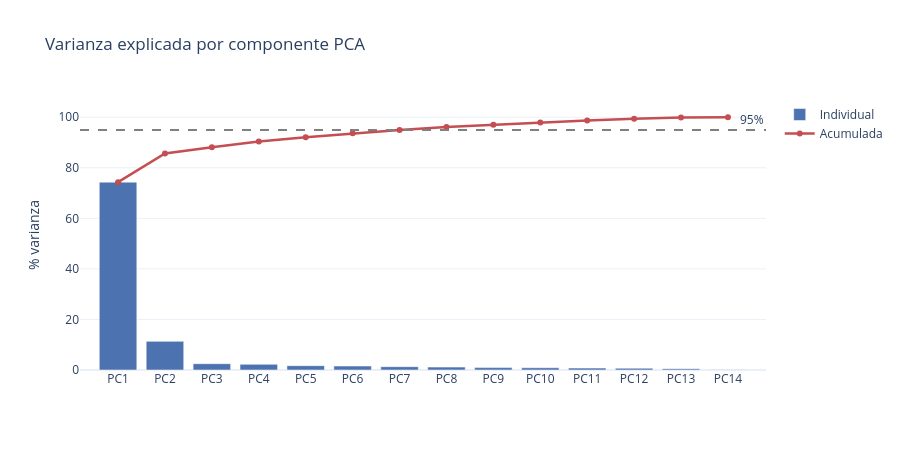

The cell this chart's notebook holds for it:
### Code cell
pca_full = PCA(n_components=len(USEFUL_SENSORS))
pca_full.fit(last_cycle_scaled[USEFUL_SENSORS])

cumulative = np.cumsum(pca_full.explained_variance_ratio_) * 100
individual = pca_full.explained_variance_ratio_ * 100

fig = go.Figure()
fig.add_trace(go.Bar(
    x=[f"PC{i+1}" for i in range(len(individual))],
    y=individual,
    name="Individual",
    marker_color="#4C72B0",
))
fig.add_trace(go.Scatter(
    x=[f"PC{i+1}" for i in range(len(cumulative))],
    y=cumulative,
    name="Acumulada",
    marker_color="#C44E52",
    line=dict(width=2.5),
))
fig.add_hline(y=95, line_dash="dash", line_color="gray", annotation_text="95%")
fig.update_layout(
    title="Varianza explicada por componente PCA",
    yaxis_title="% varianza",
    template="plotly_white",
    height=450,
)
fig.show()

### Figure 1 — Plotly figure (JSON) as saved in the notebook; plotly's stock layout.template omitted (floating-point values rounded to 4 significant figures)
{"data": [{"marker": {"color": "#4C72B0"}, "name": "Individual", "type": "bar", "x": ["PC1", "PC2", "PC3", "PC4", "PC5", "PC6", "PC7", "PC8", "PC9", "PC10", "PC11", "PC12", "PC13", "PC14"], "y": [74.33, 11.33, 2.488, 2.243, 1.706, 1.558, 1.313, 1.144, 0.9475, 0.888, 0.7457, 0.706, 0.5081, 0.09441]}, {"line": {"width": 2.5}, "marker": {"color": "#C44E52"}, "name": "Acumulada", "type": "scatter", "x": ["PC1", "PC2", "PC3", "PC4", "PC5", "PC6", "PC7", "PC8", "PC9", "PC10", "PC11", "PC12", "PC13", "PC14"], "y": [74.33, 85.66, 88.15, 90.39, 92.1, 93.65, 94.97, 96.11, 97.06, 97.95, 98.69, 99.4, 99.91, 100.0]}], "layout": {"annotations": [{"showarrow": false, "text": "95%", "x": 1, "xanchor": "right", "xref": "x domain", "y": 95, "yanchor": "bottom", "yref": "y"}], "height": 450, "shapes": [{"line": {"color": "gray", "dash": "dash"}, "type": "line", "x0": 0, "x1": 1, "xref": "x domain", "y0": 95, "y1": 95, "yref": "y"}], "title": {"text": "Varianza explicada por componente PCA"}, "yaxis": {"title": {"text": "% varianza"}}}}
